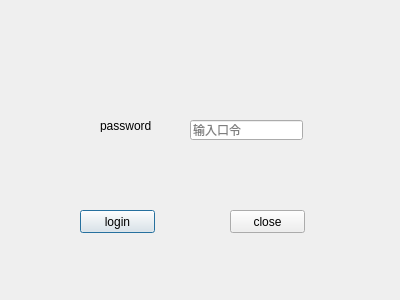
<?xml version="1.0" encoding="UTF-8"?>
<ui version="4.0">
 <class>login2</class>
 <widget class="QDialog" name="login2">
  <property name="geometry">
   <rect>
    <x>0</x>
    <y>0</y>
    <width>400</width>
    <height>300</height>
   </rect>
  </property>
  <property name="windowTitle">
   <string>Dialog</string>
  </property>
  <widget class="QPushButton" name="login">
   <property name="geometry">
    <rect>
     <x>80</x>
     <y>210</y>
     <width>75</width>
     <height>23</height>
    </rect>
   </property>
   <property name="text">
    <string>login</string>
   </property>
  </widget>
  <widget class="QPushButton" name="close">
   <property name="geometry">
    <rect>
     <x>230</x>
     <y>210</y>
     <width>75</width>
     <height>23</height>
    </rect>
   </property>
   <property name="text">
    <string>close</string>
   </property>
  </widget>
  <widget class="QLabel" name="label">
   <property name="geometry">
    <rect>
     <x>100</x>
     <y>120</y>
     <width>54</width>
     <height>12</height>
    </rect>
   </property>
   <property name="text">
    <string>password</string>
   </property>
  </widget>
  <widget class="QLineEdit" name="password">
   <property name="geometry">
    <rect>
     <x>190</x>
     <y>120</y>
     <width>113</width>
     <height>20</height>
    </rect>
   </property>
   <property name="placeholderText">
    <string>输入口令</string>
   </property>
  </widget>
 </widget>
 <resources/>
 <connections/>
</ui>
